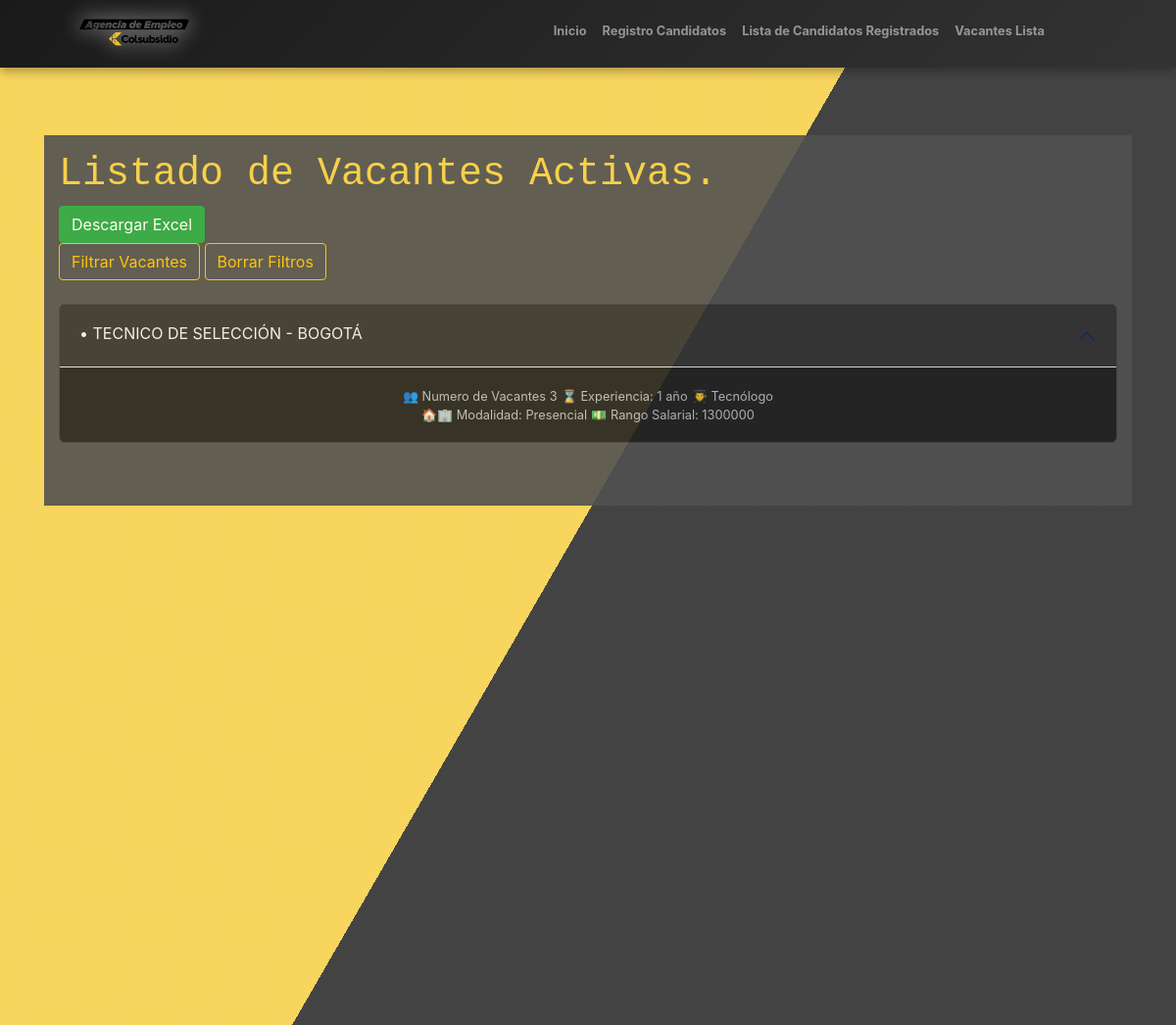
Page /lista_vacantes/ on the earlier database version.
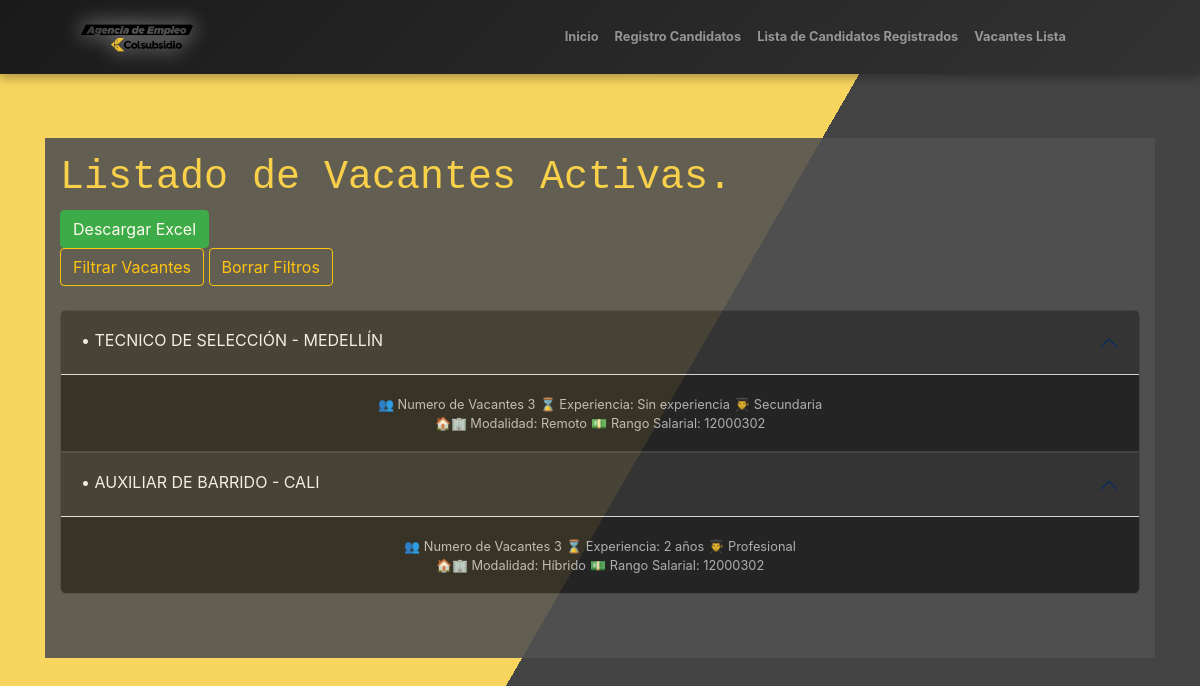
Same page on the later database version.
### vacantes/models.py (models this page shows, shortened)
class Vacante(models.Model):
    codigo_vacante = models.CharField(
        max_length=50,
        unique=True,
        default=generate_unique_codigo
    )
    cargo = models.CharField(max_length=100)
    area = models.CharField(
        max_length=100,
        choices=[
            ('Sin asignar', 'Sin asignar'),
            ('Administración', 'Administración'),
            ('Finanzas', 'Finanzas'),
            ('Tecnología', 'Tecnología'),
            ('Recursos Humanos', 'Recursos Humanos'),
            ('Ventas', 'Ventas'),
        ],
        default='Sin asignar'
    )
    numero_puestos = models.IntegerField(
        null=True,
        blank=True,
        default=1  # ✅ Se asigna 1 por defecto, ya que 0 no tendría sentido.
    )
    modalidad_trabajo = models.CharField(
        max_length=50,
        choices=[
            ('Presencial', 'Presencial'),
            ('Remoto', 'Remoto'),
            ('Híbrido', 'Híbrido'),
        ]
    )
    tipo_contrato = models.CharField(
        max_length=50,
        choices=[
            ('Indefinido', 'Indefinido'),
            ('Temporal', 'Temporal'),
            ('Prácticas', 'Prácticas'),
            ('Freelance', 'Freelance'),
        ]
    )
    jornada_trabajo = models.CharField(
        max_length=50,
        choices=[
            ('Tiempo completo', 'Tiempo completo'),
            ('Medio tiempo', 'Medio tiempo'),
            ('Por horas', 'Por horas'),
        ]
    )
    descripcion_vacante = models.TextField(max_length=6000)
    tiempo_experiencia = models.CharField(
        max_length=50,
        choices=[
            ('Sin experiencia', 'Sin experiencia'),
            ('1 año', '1 año'),
            ('2 años', '2 años'),
            ('3 años o más', '3 años o más'),
        ]
    )
    nivel_estudios = models.CharField(
        max_length=50,
        choices=[
            ('Secundaria', 'Secundaria'),
            ('Técnico', 'Técnico'),
            ('Tecnólogo', 'Tecnólogo'),
            ('Profesional', 'Profesional'),
            ('Postgrado', 'Postgrado'),
        ]
    )
    departamento = models.CharField(
        max_length=100,
        choices=[
            ('Sin asignar', 'Sin asignar'),
            ('Antioquia', 'Antioquia'),
            ('Bogotá', 'Bogotá'),
            ('Valle del Cauca', 'Valle del Cauca'),
            ('Cundinamarca', 'Cundinamarca'),
        ],
        default='Sin asignar'
    )
    ciudad = models.CharField(
        max_length=100,
        choices=[
            ('Medellín', 'Medellín'),
            ('Bogotá', 'Bogotá'),
            ('Cali', 'Cali'),
            ('Barranquilla', 'Barranquilla'),
        ]
    )
    rango_salarial = models.CharField(
        max_length=50,
        blank=True,
        null=True
    )
    fecha_publicacion = models.DateField(auto_now_add=True)
    empresa_usuaria = models.CharField(max_length=100)
    class Meta:
        verbose_name = "Vacante"
        verbose_name_plural = "Vacantes"

### vacantes/views.py (the view, shortened to what this page needs)
# urls.py: path('lista_vacantes/', views.lista_vacantes, name='lista_vacantes'), #agregado por Jose
def lista_vacantes(request):
    cargo = request.GET.get('cargo')
    area = request.GET.get('area')
    modalidad_trabajo = request.GET.get('modalidad_trabajo')
    tipo_contrato = request.GET.get('tipo_contrato')
    jornada_trabajo = request.GET.get('jornada_trabajo')
    tiempo_experiencia = request.GET.get('tiempo_experiencia')
    nivel_estudios = request.GET.get('nivel_estudios')
    departamento = request.GET.get('departamento')
    ciudad = request.GET.get('ciudad')
    rango_salarial = request.GET.get('rango_salarial')
    vacantes = Vacante.objects.all()
    if area:
        vacantes = vacantes.filter(area=area)
    if modalidad_trabajo:
        vacantes = vacantes.filter(modalidad_trabajo=modalidad_trabajo)
    if tipo_contrato:
        vacantes = vacantes.filter(tipo_contrato=tipo_contrato)
    if jornada_trabajo:
        vacantes = vacantes.filter(jornada_trabajo=jornada_trabajo)
    if tiempo_experiencia:
        vacantes = vacantes.filter(tiempo_experiencia=tiempo_experiencia)
    if nivel_estudios:
        vacantes = vacantes.filter(nivel_estudios=nivel_estudios)
    if departamento:
        vacantes = vacantes.filter(departamento=departamento)
    if ciudad:
        vacantes = vacantes.filter(ciudad=ciudad)
    if rango_salarial:
        vacantes = vacantes.filter(rango_salarial=rango_salarial)
    contexto = {
        'vacantes': vacantes,
        'filtros': {
            'cargo': cargo,
            'area': area,
            'modalidad_trabajo': modalidad_trabajo,
            'tipo_contrato': tipo_contrato,
            'jornada_trabajo': jornada_trabajo,
            'tiempo_experiencia': tiempo_experiencia,
            'nivel_estudios': nivel_estudios,
            'departamento': departamento,
            'ciudad': ciudad,
            'rango_salarial': rango_salarial,
        }
    }
    return render(request, 'vacantes/lista.html', contexto)

### vacantes/templates/vacantes/lista.html (shortened to what this page needs)
{% extends 'base.html' %} {% comment %} extiende al template base {% endcomment %}
{% load static %}
{% block contenido %} {% comment %} abre el bloque para contenido {% endcomment %}
<div class="container-fluid" style="opacity: 90%; background-color: #525252; color: #f1f1f1;">
    <div class="row flex-nowrap">
        <div class="col py-3">
            <h1 style="color: #f8d047;">Listado de Vacantes Activas.</h1>
            <a href="{% url 'descargar_excel' %}" class="btn btn-success">Descargar Excel</a>
            <form action="">
                <button type="button" class="btn btn-outline-warning" data-bs-toggle="offcanvas" data-bs-target="#offcanvasExample" aria-controls="offcanvasExample">Filtrar Vacantes</button>
                <button type="submit" class="btn btn-outline-warning" onclick="clearFilters()">Borrar Filtros</button>
            </form>
            <br>
            <div class="accordion" id="accordionExample" style="background-color: #333333; border-radius: 8px;">
                {% for vacante in vacantes %}
                <div class="accordion-item" style="background-color: #222222; border: 1px solid #444444;">
                    <h2 class="accordion-header">
                        <button class="accordion-button" type="button" data-bs-toggle="collapse" data-bs-target="#collapse-{{ vacante.id }}" aria-expanded="false" aria-controls="collapse-{{ vacante.id }}" style="background-color: #333333; color: #f1f1f1; border: none;">
                            <h5><small style="text-transform: uppercase;">• {{ vacante.cargo }} - {{ vacante.ciudad }}</small>
                            </h5>
                        </button>
                        <div style="margin: 0.5cm;">
                            <h6 style="text-align: center; color: #bbb;">
                                <small>👥 Numero de Vacantes {{ vacante.numero_puestos }}</small>
                                <small>⌛ Experiencia: {{ vacante.tiempo_experiencia }}</small>
                                <small>👨‍🎓 {{ vacante.nivel_estudios }}</small><br>
                                <small>🏠🏢 Modalidad: {{ vacante.modalidad_trabajo }}</small>
                                <small>💵 Rango Salarial: {{ vacante.rango_salarial }}</small>
                            </h6>
                        </div>
                    </h2>
                </div>
                {% endfor %}
            </div>
            <br><br>
        </div>
    </div>
</div>
{% endblock %} {% comment %} cierra el bloque para contenido {% endcomment %}

### vacantes/templates/base.html (shortened to what this page needs)
{% load static %}
<!doctype html>
<html lang="en">
<head>
    <link href="https://cdn.jsdelivr.net/npm/bootstrap@5.3.2/dist/css/bootstrap.min.css" rel="stylesheet" />
    <link href="{% static 'css/styles.css' %}" rel="stylesheet" />
    <link rel="stylesheet" href="https://stackpath.bootstrapcdn.com/bootstrap/4.5.2/css/bootstrap.min.css">
</head>
<body>
    <div class="bg"></div>
    <div class="bg bg2"></div>
    <div class="bg bg3"></div>
    <nav class="navbar navbar-expand-lg navbar-dark py-3">
        <div class="container px-5">
            <a class="navbar-brand" href="{% url 'inicio' %}">
                <span class="fw-bolder text-light">
                    <img src="{% static 'app/imagenes/AGENCIA_DE_EMPLEO_AMARILLO.png' %}" width="120" height="30" class="img-fluid shadow-img">
                </span>
            </a>
            <div class="collapse navbar-collapse" id="navbarSupportedContent">
                <ul class="navbar-nav ms-auto mb-2 mb-lg-0 small fw-bolder">
                    <li class="nav-item">
                        <a class="nav-link" href="{% url 'inicio' %}">Inicio</a>
                    </li>
                    <li class="nav-item">
                        <a class="nav-link" href="{% url 'registro_candidato' %}">Registro Candidatos</a>
                    </li>
                    <li class="nav-item">
                        <a class="nav-link" href="{% url 'listar_candidatos' %}">Lista de Candidatos Registrados</a>
                    </li>
                    <li class="nav-item">
                        <a class="nav-link" href="{% url 'lista_vacantes' %}">Vacantes Lista</a>
                    </li>
                    <li class="nav-item">
                        <a class="nav-link" href="">
                        </a>
                    </li>
                </ul>
            </div>
        </div>
    </nav>
    <br>
    <br>
    <div class="container">
        <div class="row">
            <div class="col-12">
                {% block contenido %}
                {% endblock contenido %}
            </div>
        </div>
    </div>
</body>
</html>

### vacantes/static/css/styles.css (style rules this page uses)
body { font-family: Arial, sans-serif; background-color: #f8f9fa; }
button { background-color: #f8d047; border: none; padding: 10px; color: white; font-size: 16px; cursor: pointer; border-radius: 4px; }
h1 { font-family:monospace; }

### vacantes/templates/base.html (style rules this page uses)
.navbar-brand img { border-radius: 15px; filter: drop-shadow(0 0 10px rgba(255, 255, 255, 0.8)); transition: transform 0.3s ease; }
.navbar { background: linear-gradient(135deg, #2a2a2a, #3d3d3d); box-shadow: 0 4px 10px rgba(0, 0, 0, 0.3); transition: background-color 0.5s ease, transform 0.3s ease-in-out; }
.navbar-nav .nav-link { color: #f8d047; transition: color 0.3s ease-in-out, transform 0.3s ease-in-out; }
.navbar-brand img { transition: transform 0.3s ease; }

Differences in the rows shown:
changed Vacante "TECNICO DE SELECCIÓN": ciudad "BOGOTÁ" → "MEDELLÍN"; tiempo_experiencia "1 año" → "Sin experiencia"; nivel_estudios "Tecnólogo" → "Secundaria"; modalidad_trabajo "Presencial" → "Remoto"; rango_salarial "1300000" → "12000302"
added Vacante: cargo "AUXILIAR DE BARRIDO", ciudad "CALI", numero_puestos "3", tiempo_experiencia "2 años", nivel_estudios "Profesional", modalidad_trabajo "Híbrido", rango_salarial "12000302"
